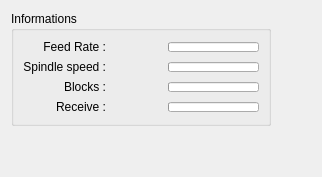
      <widget class="QWidget" name="InformationsTab">
       <attribute name="title">
        <string>Informations</string>
       </attribute>
       <layout class="QGridLayout" name="gridLayout_2">
        <item row="0" column="1">
         <spacer name="horizontalSpacer_4">
          <property name="orientation">
           <enum>Qt::Horizontal</enum>
          </property>
          <property name="sizeHint" stdset="0">
           <size>
            <width>40</width>
            <height>20</height>
           </size>
          </property>
         </spacer>
        </item>
        <item row="0" column="0">
         <widget class="QGroupBox" name="groupBox">
          <property name="title">
           <string>Informations</string>
          </property>
          <layout class="QGridLayout" name="gridLayout">
           <item row="1" column="1">
            <widget class="QLabel" name="spindleRateValue">
             <property name="minimumSize">
              <size>
               <width>50</width>
               <height>0</height>
              </size>
             </property>
             <property name="text">
              <string/>
             </property>
             <property name="alignment">
              <set>Qt::AlignCenter</set>
             </property>
            </widget>
           </item>
           <item row="1" column="0">
            <widget class="QLabel" name="spindleRateLabel">
             <property name="text">
              <string>Spindle speed :</string>
             </property>
             <property name="alignment">
              <set>Qt::AlignRight|Qt::AlignTrailing|Qt::AlignVCenter</set>
             </property>
            </widget>
           </item>
           <item row="3" column="2">
            <widget class="QProgressBar" name="rxBufferProgressBar">
             <property name="maximumSize">
              <size>
               <width>16777215</width>
               <height>10</height>
              </size>
             </property>
             <property name="value">
              <number>0</number>
             </property>
             <property name="textVisible">
              <bool>false</bool>
             </property>
            </widget>
           </item>
           <item row="0" column="1">
            <widget class="QLabel" name="feedRateValue">
             <property name="minimumSize">
              <size>
               <width>50</width>
               <height>0</height>
              </size>
             </property>
             <property name="text">
              <string/>
             </property>
            </widget>
           </item>
           <item row="3" column="1">
            <widget class="QLabel" name="rxBufferValue">
             <property name="minimumSize">
              <size>
               <width>50</width>
               <height>0</height>
              </size>
             </property>
             <property name="text">
              <string/>
             </property>
             <property name="alignment">
              <set>Qt::AlignCenter</set>
             </property>
            </widget>
           </item>
           <item row="2" column="0">
            <widget class="QLabel" name="blockBufferLabel">
             <property name="text">
              <string>Blocks :</string>
             </property>
             <property name="alignment">
              <set>Qt::AlignRight|Qt::AlignTrailing|Qt::AlignVCenter</set>
             </property>
            </widget>
           </item>
           <item row="2" column="1">
            <widget class="QLabel" name="blockBufferValue">
             <property name="minimumSize">
              <size>
               <width>50</width>
               <height>0</height>
              </size>
             </property>
             <property name="text">
              <string/>
             </property>
             <property name="alignment">
              <set>Qt::AlignCenter</set>
             </property>
            </widget>
           </item>
           <item row="0" column="0">
            <widget class="QLabel" name="feedRateLabel">
             <property name="text">
              <string>Feed Rate :</string>
             </property>
             <property name="alignment">
              <set>Qt::AlignRight|Qt::AlignTrailing|Qt::AlignVCenter</set>
             </property>
            </widget>
           </item>
           <item row="1" column="2">
            <widget class="QProgressBar" name="spindleRateProgressBar">
             <property name="maximumSize">
              <size>
               <width>16777215</width>
               <height>10</height>
              </size>
             </property>
             <property name="value">
              <number>0</number>
             </property>
             <property name="textVisible">
              <bool>false</bool>
             </property>
            </widget>
           </item>
           <item row="2" column="2">
            <widget class="QProgressBar" name="blockBufferProgressBar">
             <property name="maximumSize">
              <size>
               <width>16777215</width>
               <height>10</height>
              </size>
             </property>
             <property name="value">
              <number>0</number>
             </property>
             <property name="textVisible">
              <bool>false</bool>
             </property>
            </widget>
           </item>
           <item row="0" column="2">
            <widget class="QProgressBar" name="feedRateProgressBar">
             <property name="maximumSize">
              <size>
               <width>16777215</width>
               <height>10</height>
              </size>
             </property>
             <property name="value">
              <number>0</number>
             </property>
             <property name="textVisible">
              <bool>false</bool>
             </property>
             <property name="format">
              <string>%p%</string>
             </property>
            </widget>
           </item>
           <item row="3" column="0">
            <widget class="QLabel" name="rxBufferLabel">
             <property name="text">
              <string>Receive :</string>
             </property>
             <property name="alignment">
              <set>Qt::AlignRight|Qt::AlignTrailing|Qt::AlignVCenter</set>
             </property>
            </widget>
           </item>
          </layout>
         </widget>
        </item>
        <item row="1" column="0">
         <spacer name="verticalSpacer_2">
          <property name="orientation">
           <enum>Qt::Vertical</enum>
          </property>
          <property name="sizeHint" stdset="0">
           <size>
            <width>20</width>
            <height>40</height>
           </size>
          </property>
         </spacer>
        </item>
       </layout>
      </widget>
